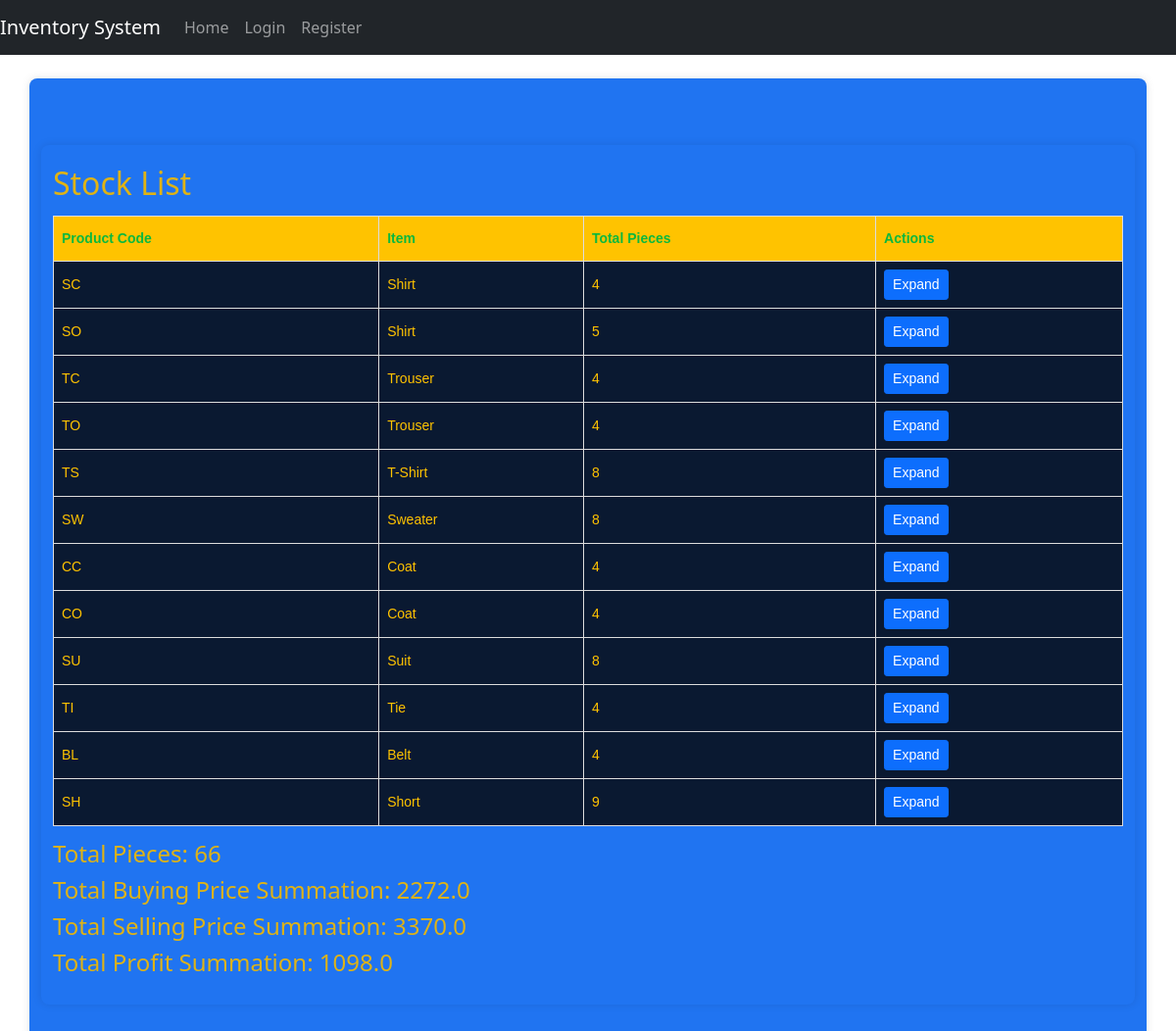
/view_stock, run on the app's committed database.
### STORE/models.py (models this page shows, shortened)
class Product(db.Model):
    id = db.Column(db.Integer, primary_key=True)
    pre = db.Column(db.String(10), nullable=False)
    code = db.Column(db.String(20), nullable=False, unique=True)
    item = db.Column(db.String(50), nullable=False)
    category = db.Column(db.String(50), nullable=False)
    type_material = db.Column(db.String(50), nullable=False)
    size = db.Column(db.String(10), nullable=False)
    color = db.Column(db.String(20), nullable=False)
    description = db.Column(db.String(255), nullable=True)
    buying_price = db.Column(db.Float, nullable=False)
    selling_price = db.Column(db.Float, nullable=False)
    quantity = db.Column(db.Integer, nullable=False)

### STORE/routes.py (the view)
@bp.route('/view_stock')
def view_stock():
    stock = get_stock_items()
    grouped_stock = {}
    total_pieces_per_prefix = {}
    item_names = {}
    for item in stock:
        prefix = item['product_code'][:2]
        if prefix not in grouped_stock:
            grouped_stock[prefix] = []
            total_pieces_per_prefix[prefix] = 0
            item_names[prefix] = item['item_name']
        grouped_stock[prefix].append(item)
        total_pieces_per_prefix[prefix] += item['pieces']
    total_pieces = sum(total_pieces_per_prefix.values())
    total_bp_summation = sum(item['bp_summation'] for item in stock)
    total_sp_summation = sum(item['sp_summation'] for item in stock)
    total_profit_summation = sum(item['profit_summation'] for item in stock)
    return render_template('view_stocks.html',
                           grouped_stock=grouped_stock,
                           total_pieces_per_prefix=total_pieces_per_prefix,
                           item_names=item_names,
                           total_pieces=total_pieces,
                           total_bp_summation=total_bp_summation,
                           total_sp_summation=total_sp_summation,
                           total_profit_summation=total_profit_summation)

### STORE/routes.py (called while the page is built)
def get_stock_items():
    stock_items = db.session.query(
        Stock.product_code,
        Stock.pieces,
        Stock.bp_summation,
        Stock.sp_summation,
        Stock.profit_summation,
        Product.item.label('item_name')
    ).join(Product, Stock.product_code == Product.code).all()
    stock_list = []
    for stock in stock_items:
        stock_list.append({
            'product_code': stock.product_code,
            'pieces': stock.pieces,
            'bp_summation': stock.bp_summation,
            'sp_summation': stock.sp_summation,
            'profit_summation': stock.profit_summation,
            'item_name': stock.item_name
        })
    return stock_list

### STORE/templates/view_stocks.html (shortened to what this page needs)
{% extends "base.html" %}
{% block content %}
<div class="container mt-5">
    <h2>Stock List</h2>
    <table >
        <thead>
            <tr>
                <th>Product Code</th>
                <th>Item</th>
                <th>Total Pieces</th>
                <th>Actions</th>
            </tr>
        </thead>
        <tbody>
            {% for prefix, items in grouped_stock.items() %}
            <tr class="table-active">
                <td>{{ prefix }}</td>
                <td>{{ item_names[prefix] }}</td>
                <td>{{ total_pieces_per_prefix[prefix] }}</td>
                <td>
                    <button class="btn btn-sm btn-primary" onclick="toggleDetails('{{ prefix }}')">Expand</button>
                </td>
            </tr>
            {% endfor %}
        </tbody>
    </table>
    <div>
        <h4>Total Pieces: {{ total_pieces }}</h4>
        <h4>Total Buying Price Summation: {{ total_bp_summation }}</h4>
        <h4>Total Selling Price Summation: {{ total_sp_summation }}</h4>
        <h4>Total Profit Summation: {{ total_profit_summation }}</h4>
    </div>
</div>
{% endblock %}

### STORE/static/css/theme.css (style rules this page uses)
body { font-family: 'Arial', sans-serif; background-color: #FFC300; color: #1a3b70; margin: 0; padding: 0; height: 100vh; }
.container { background-color: #2074f1; color: #dfb315; padding: 20px; border-radius: 8px; box-shadow: 0 0 10px rgba(0, 0, 0, 0.1); margin: 20px auto; max-width: 1000px; }
.btn-primary { background-color: #0A1931; color: #FFC300; border: none; padding: 10px 20px; border-radius: 4px; }
table { width: 100%; border-collapse: collapse; margin: 1em 0; font-family: Arial, sans-serif; font-size: 14px; background-color: #0A1931; color: #FFC300; }
table thead th { background-color: #FFC300; color: #0ab83e; }
table th, table td { border: 1px solid #ddd; padding: 8px; text-align: left; }
table th { padding-top: 12px; padding-bottom: 12px; text-align: left; }

### STORE/static/css/custom_table.css (style rules this page uses)
table { width: 100%; border-collapse: collapse; }
th, td { border: 1px solid #ccc; padding: 8px; text-align: left; }
th { background-color: #f2f2f2; }

### data on the page
Product: item "Shirt"
Product: item "Shirt"
Product: item "Trouser"
Product: item "Trouser"
Product: item "T-Shirt"
Product: item "Sweater"
Product: item "Coat"
Product: item "Coat"
Product: item "Suit"
Product: item "Tie"
Product: item "Belt"
Product: item "Short"

### other printed values
{{ prefix }} "SC" "SO" "TC" "TO" "TS" "SW" "CC" "CO" "SU" "TI" "BL" "SH"
{{ total_pieces_per_prefix[prefix] }} "4" "5" "4" "4" "8" "8" "4" "4" "8" "4" "4" "9"
{{ total_pieces }} "66"
{{ total_bp_summation }} "2272.0"
{{ total_sp_summation }} "3370.0"
{{ total_profit_summation }} "1098.0"
